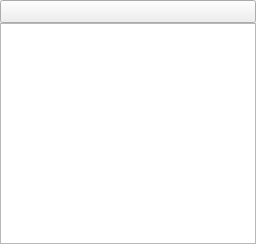
<?xml version="1.0" encoding="UTF-8"?>
<ui version="4.0">
 <class>LVGLListViewItem</class>
 <widget class="QWidget" name="LVGLListViewItem">
  <property name="geometry">
   <rect>
    <x>0</x>
    <y>0</y>
    <width>256</width>
    <height>244</height>
   </rect>
  </property>
  <property name="sizePolicy">
   <sizepolicy hsizetype="Fixed" vsizetype="Fixed">
    <horstretch>0</horstretch>
    <verstretch>0</verstretch>
   </sizepolicy>
  </property>
  <property name="windowTitle">
   <string>LVGLListViewItem</string>
  </property>
  <layout class="QVBoxLayout" name="verticalLayout">
   <property name="spacing">
    <number>0</number>
   </property>
   <property name="leftMargin">
    <number>0</number>
   </property>
   <property name="topMargin">
    <number>0</number>
   </property>
   <property name="rightMargin">
    <number>0</number>
   </property>
   <property name="bottomMargin">
    <number>0</number>
   </property>
   <item>
    <widget class="QToolButton" name="toolButton">
     <property name="sizePolicy">
      <sizepolicy hsizetype="Expanding" vsizetype="Fixed">
       <horstretch>0</horstretch>
       <verstretch>0</verstretch>
      </sizepolicy>
     </property>
     <property name="font">
      <font>
       <family>Microsoft YaHei</family>
      </font>
     </property>
     <property name="text">
      <string/>
     </property>
    </widget>
   </item>
   <item>
    <widget class="LVGLWidgetListView" name="list_widgets">
     <property name="font">
      <font>
       <family>Microsoft YaHei</family>
      </font>
     </property>
    </widget>
   </item>
  </layout>
 </widget>
 <customwidgets>
  <customwidget>
   <class>LVGLWidgetListView</class>
   <extends>QListView</extends>
   <header>core/LVGLWidgetListView.h</header>
  </customwidget>
 </customwidgets>
 <resources/>
 <connections/>
</ui>
